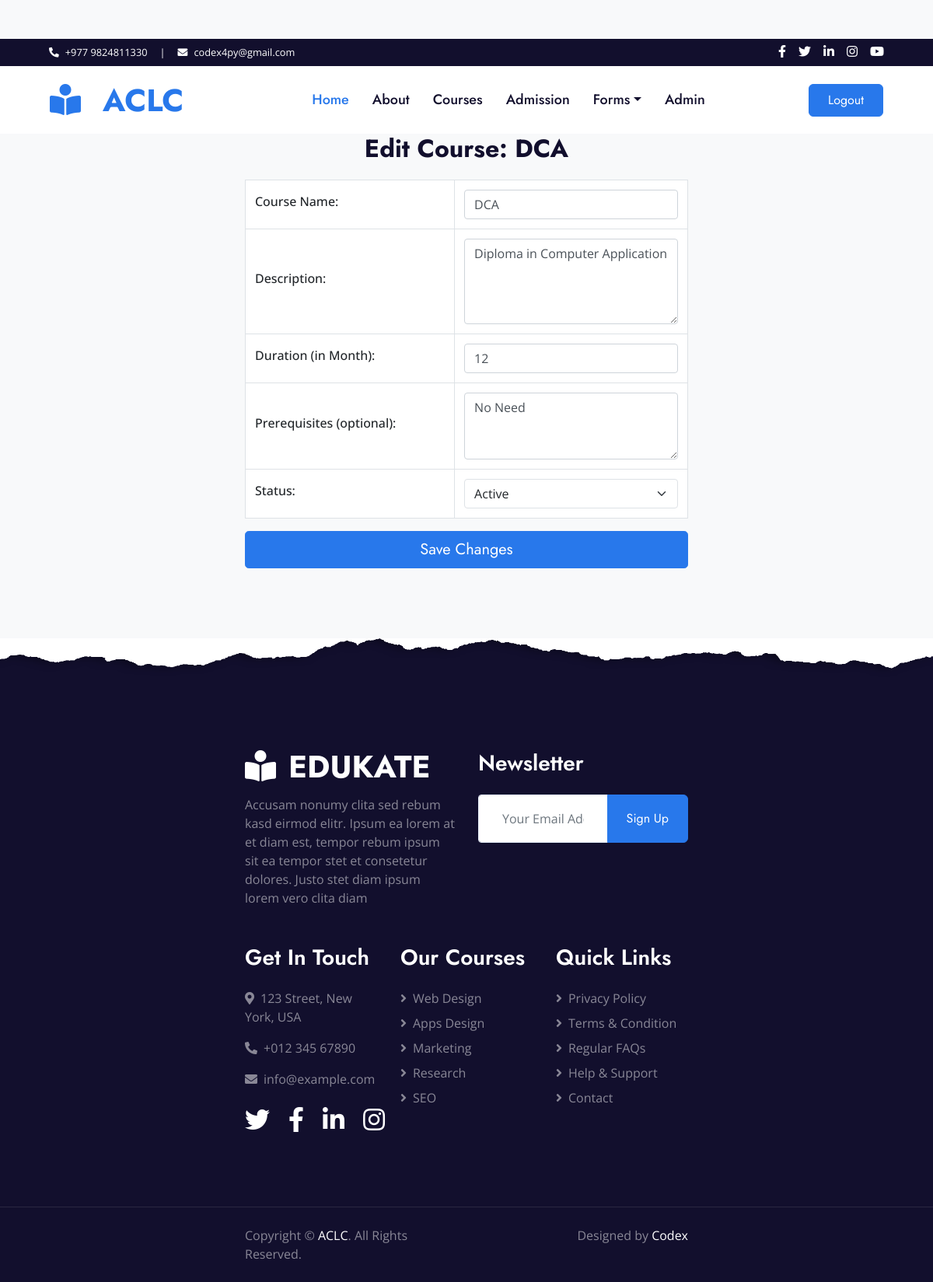
The page /edit/1/ (signed in) on the database its author committed.
### userapp/models.py (models this page shows, shortened)
class Course(models.Model):
    name = models.CharField(max_length=255)
    description = models.TextField()
    duration = models.IntegerField(help_text="Duration of the course in hours or weeks")
    prerequisites = models.TextField(blank=True, null=True, help_text="Any prerequisite knowledge or courses required for this course")
    status = models.CharField(
        max_length=50,
        choices=[('Active', 'Active'), ('Completed', 'Completed'), ('Cancelled', 'Cancelled')],
        default='Active'
    )
    start_date = models.DateField(help_text="Course start date", null=True, blank=True)
    end_date = models.DateField(help_text="Course end date", null=True, blank=True)
    teachers = models.ManyToManyField('Teacher', related_name='courses', blank=True)
    students = models.ManyToManyField('Student', related_name='courses', blank=True)
    class Meta:
        verbose_name = 'Course'
        verbose_name_plural = 'Courses'
        ordering = ['name']

### userapp/views.py (the view, shortened to what this page needs)
# urls.py: path('edit/<int:course_id>/', views.edit_course, name='edit_course'),
@login_required(login_url='/login/')
def edit_course(request, course_id):
    course = get_object_or_404(Course, id=course_id)
    return render(request, 'accounts/edit_course.html', {'course': course})  # If GET, show the form to edit the course

### userapp/templates/accounts/edit_course.html (shortened to what this page needs)
{% extends "accounts/base.html" %}
{% block content %}
<div class="container">
    <h2 class="form-heading text-center">Edit Course: {{ course.name }}</h2>
    <form method="POST">
        <table class="table table-bordered">
            <tbody>
                <tr>
                    <td><label for="name" class="form-label">Course Name:</label></td>
                    <td><input type="text" id="name" name="name" class="form-control" value="{{ course.name }}" required></td>
                </tr>
                <tr>
                    <td><label for="description" class="form-label">Description:</label></td>
                    <td><textarea id="description" name="description" class="form-control" rows="4" required>{{ course.description }}</textarea></td>
                </tr>
                <tr>
                    <td><label for="duration" class="form-label">Duration (in Month):</label></td>
                    <td><input type="number" id="duration" name="duration" class="form-control" value="{{ course.duration }}" required></td>
                </tr>
                <tr>
                    <td><label for="prerequisites" class="form-label">Prerequisites (optional):</label></td>
                    <td><textarea id="prerequisites" name="prerequisites" class="form-control" rows="3">{{ course.prerequisites }}</textarea></td>
                </tr>
                <tr>
                    <td><label for="status" class="form-label">Status:</label></td>
                    <td>
                        <select id="status" name="status" class="form-select">
                            <option value="Active" {% if course.status == 'Active' %}selected{% endif %}>Active</option>
                        </select>
                    </td>
                </tr>
            </tbody>
        </table>
        <div class="d-grid gap-2">
            <button type="submit" class="btn btn-primary btn-lg">Save Changes</button>
        </div>
    </form>
</div>
{% endblock content %}

### userapp/templates/accounts/edit_course.html (style rules this page uses)
body { background-color: #f8f9fa; padding-top: 50px; }
.container { max-width: 600px; }
.form-heading { margin-bottom: 20px; font-weight: 600; }
.table th, .table td { vertical-align: middle; }
.table td { padding: 0.75rem; }
.form-control, .form-select { border-radius: 0.25rem; }
.form-label { font-weight: 500; }

### rows shown on the page
Course: name "DCA", description "Diploma in Computer Application", duration "12", prerequisites "No Need", status "Active"
